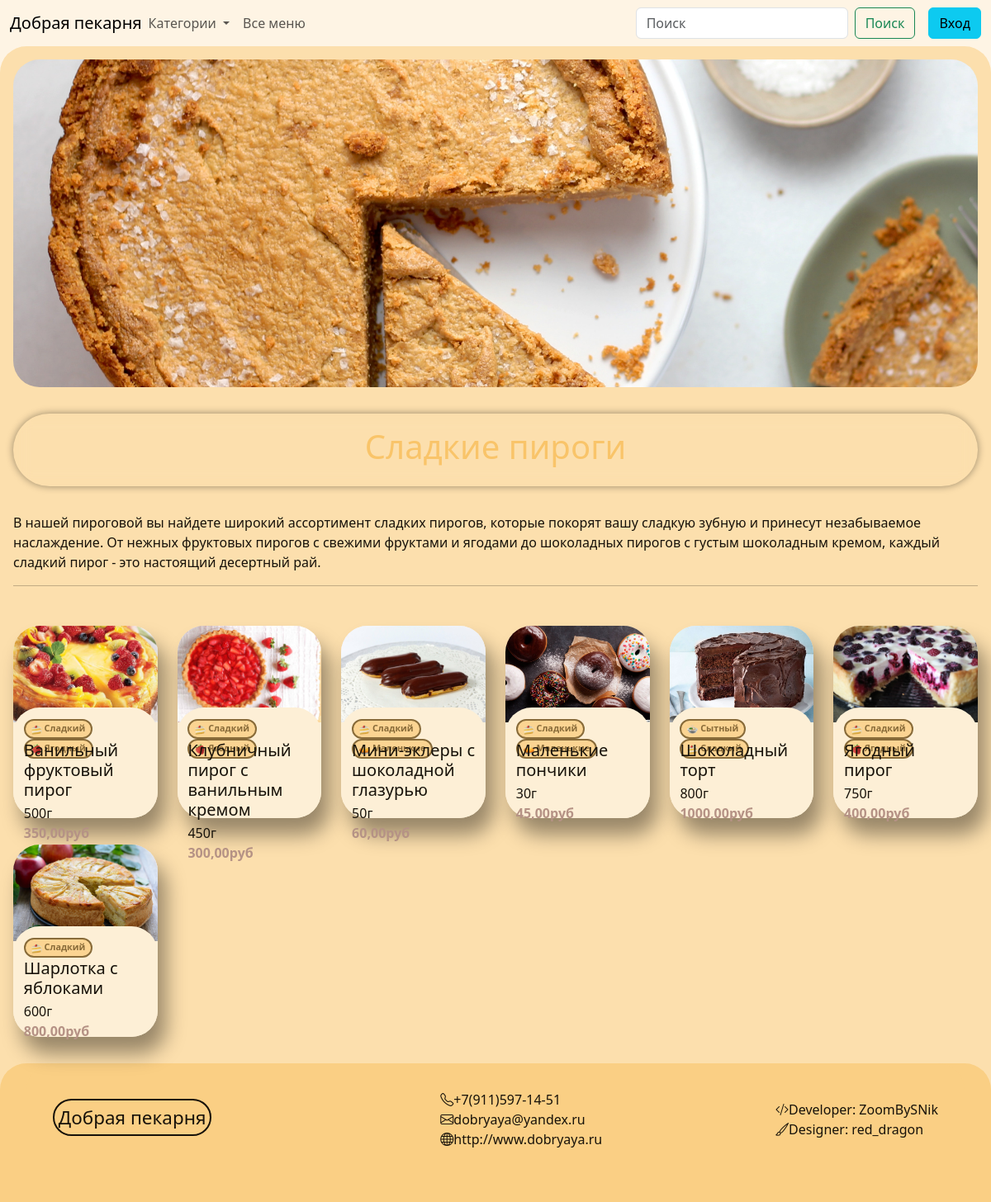
The page /topic/2/ on the database its author committed.
### products/models.py (models this page shows, shortened)
class Tag(models.Model):
    title = models.CharField(max_length=64, null=False, blank=False, verbose_name='Наименование для тега')
    title_for_topic = models.CharField(max_length=64, null=True, blank=True, verbose_name='Наименование')
    description = models.TextField(null=True, blank=True, verbose_name='Описание')
    board_image = models.ImageField(null=True, blank=True, upload_to='tags_img/board')
    icon_image = models.ImageField(null=True, blank=True, upload_to='tags_img/icon')
    class Meta:
        verbose_name = 'Тег'
        verbose_name_plural = 'Теги'

class Product(models.Model):
    title = models.CharField(max_length=64, null=False, blank=False, verbose_name='Наименование')
    description = models.TextField(verbose_name='Описание')
    weight = models.IntegerField(null=False, blank=False, verbose_name='Вес (гр.)')
    image = models.ImageField(null=True, blank=True, upload_to='products_img/')
    class Meta:
        verbose_name = 'Продукт'
        verbose_name_plural = 'Продукты'

class TagAndProduct(models.Model):
    product = models.ForeignKey('Product', on_delete=models.CASCADE, null=False, blank=False, verbose_name='Продукт')
    tag = models.ForeignKey('Tag', on_delete=models.CASCADE, null=False, blank=False, verbose_name='Тег')
    class Meta:
        verbose_name = 'Тег и продукт'
        verbose_name_plural = 'Теги и продукты'
        unique_together = ('product', 'tag')

### pages/views.py (the view)
# urls.py: path('topic/<int:topic_id>/', views.topic, name='topic'),
def topic(request, topic_id):
    topic = get_object_or_404(Tag, id=topic_id)
    orders = get_popular(None).annotate(price=F('pricelistposition__price'))
    orders = orders.filter(tagandproduct__tag__id=topic.id)
    topics = Tag.objects.all()
    response = {
        'orders': orders,
        'topic': topic,
    }
    response = response | context_for_navbar(request)
    return render(request, "products/topic_list.html", response)

### pages/views.py (called while the page is built)
def get_popular(count):
    popular_products = Product.objects.annotate(
        total_orders=Count('pricelistposition__orderposition__order', distinct=True)
    ).order_by('-total_orders')[:count]
    latest_price_list_id = PriceList.objects.aggregate(latest_id=Max('id'))['latest_id']
    latest_prices = PriceListPosition.objects.filter(price_list_id=latest_price_list_id).select_related('product')
    for product in popular_products:
        product.latest_price = latest_prices.get(product=product).price
    return popular_products

def context_for_navbar(request):
    cart = request.COOKIES.get('cart', '')
    topics = Tag.objects.all()
    orders_for_check = Order.objects.filter(customer=request.user.id)
    return {'cart': cart, 'topics': topics, 'orders_for_check': orders_for_check}

### pages/templates/products/topic_list.html (shortened to what this page needs)
{% extends 'base.html' %}
{% block content %}
<div class="row expanding-div">
    <div class="col-12" style="aspect-ratio: 3/1; text-align: center">
        <img src="{{ MEDIA_URL }}{{ topic.board_image.url}}" class="d-block w-100 img-in-topic">
        <div class="for-text-in-topic">
            <h1 class="text-in-topic">{{ topic.title_for_topic }}</h1>
        </div>
    </div>
    <div class="col-12">
        <p>{{ topic.description }}</p>
        <hr>
    </div>
    <div>
        {% include 'objects/card.html' with orders=orders %}
    </div>
</div>
{% endblock %}

### pages/templates/objects/card.html (shortened to what this page needs)
{% block content %}
    <div class="row row-cols-lg-6 row-cols-md-3 row-cols-sm-2">
        {% for item in orders %}
            <div class="col" style="margin-top: 2em">
                <div class="card custom-card" onclick="location.href='/';">
                    <div style="height: 50%;">
                        <img src="{{ MEDIA_URL }}{{ item.image.url }}" class="card-img-top">
                    </div>
                    <div class="card-body custom-card-body">
                        <div style="height: 6%; font-size: 0.9em">
                            {% for tagandproduct in item.tagandproduct_set.all|slice:":2" %}
                                <a class="badge rounded-pill text-bg custom-tag" style="height: 2.2em;" href="{% url 'topic' tagandproduct.tag.id %}">
                                        <img src="{{ MEDIA_URL }}{{ tagandproduct.tag.icon_image.url }}" class="tag-img">
                                        {{ tagandproduct.tag.title }}
                                    </a>
                            {% endfor %}
                        </div>
                        <div style="height: 60%">
                            <h5 style="margin-bottom: 0.2em; margin-top: 1em">{{ item.title }}</h5>
                            {{ item.weight }}г
                            <div style="color: #b59285; font-weight: bold">{{ item.price }}руб</div>
                        </div>
                        <div class="text-end" style="height: 40%">
                        </div>
                    </div>
                </div>
            </div>
        {% endfor %}
    </div>
{% endblock content %}

### pages/templates/objects/card.html (style rules this page uses)
.custom-card-body { height: 50%; padding: 0.8em; margin-top: -10%; border-radius: 2em; background: #fdefd6; }
.custom-card { height: auto; border-radius: 2em; aspect-ratio: 3/4; background: #fdefd6; border-style: none; box-shadow: 10px 20px 25px rgba(0, 0, 0, 0.4); }
.card-img-top { width: 100%; height: 100%; object-fit: cover; border-top-left-radius: 2em; border-top-right-radius: 2em; }
.tag-img { width: 1.2em; height: 1.2em; }
.custom-tag { border-style: solid; border-width: .2em; border-color: #886b39; background: #fbd492; color: #886b39; margin-right: 0.1em; text-decoration: none; }

### pages/templates/products/topic_list.html (style rules this page uses)
.expanding-div { display: inline-flex; margin-bottom: 2em; }
.img-in-topic { width: 100%; height: 100%; object-fit: cover; border-radius: 2rem; }
.text-in-topic { background-color: transparent; mix-blend-mode: difference; color: #f9c469; }
.for-text-in-topic { display: flow; padding: 1em; min-width: 10px; background-color: transparent; transition: background-color 0.3s ease-in-out; backdrop-filter: blur(10px); border-radius: 1000px; box-shadow: 0 0 10px rgba(0, 0, 0, 0.4); margin-top: 2em; margin-bottom: 2em; }

### pages/templates/base.html (style rules this page uses)
* { color: #17120a; }

### rows shown on the page
Tag: board_image (picture), title_for_topic "Сладкие пироги", description "В нашей пироговой вы найдете широкий ассортимент сладких пирогов, которые покорят вашу сладкую зубную и принесут незабываемое наслаждение. От нежных фруктовых пирогов с свежими фруктами и ягодами до шоколадных пирогов с густым шоколадным кремом, каждый сладкий пирог - это настоящий десертный рай."
Product: image (picture), title "Ванильный фруктовый пирог", weight "500", price "350,00"
TagAndProduct: tag.icon_image (picture), tag "Сладкий"
TagAndProduct: tag.icon_image (picture), tag "Ягодный"
Product: image (picture), title "Клубничный пирог с ванильным кремом", weight "450", price "300,00"
TagAndProduct: tag.icon_image (picture), tag "Сладкий"
TagAndProduct: tag.icon_image (picture), tag "Ягодный"
Product: image (picture), title "Мини-эклеры с шоколадной глазурью", weight "50", price "60,00"
TagAndProduct: tag.icon_image (picture), tag "Сладкий"
TagAndProduct: tag.icon_image (picture), tag "Маленькие"
Product: image (picture), title "Маленькие пончики", weight "30", price "45,00"
TagAndProduct: tag.icon_image (picture), tag "Сладкий"
TagAndProduct: tag.icon_image (picture), tag "Маленькие"
Product: image (picture), title "Шоколадный торт", weight "800", price "1000,00"
TagAndProduct: tag.icon_image (picture), tag "Сытный"
TagAndProduct: tag.icon_image (picture), tag "Сладкий"
Product: image (picture), title "Ягодный пирог", weight "750", price "400,00"
TagAndProduct: tag.icon_image (picture), tag "Сладкий"
TagAndProduct: tag.icon_image (picture), tag "Ягодный"
Product: image (picture), title "Шарлотка с яблоками", weight "600", price "800,00"
TagAndProduct: tag.icon_image (picture), tag "Сладкий"
